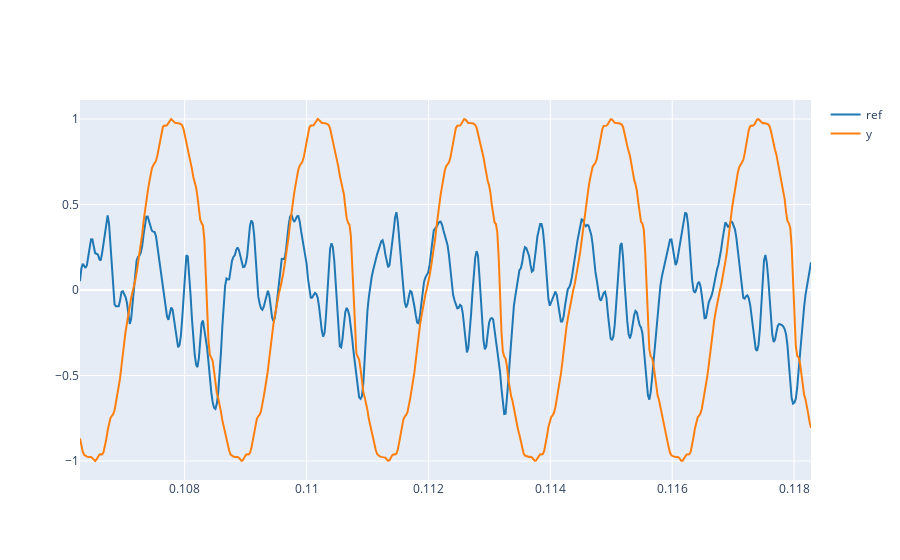

Notebook cell for this chart:
### Markdown cell above
3.2. Now, define a harmonic signal, `y` whose fundamental frequency is the defined in Lab 1. Go step by step adding a new harmonic in each step. Plot both signals (the reference and the synthesized) and try to reproduce the shape of the reference signal.

**Note 1**: in order to have a similar shape, we need to select the amplitudes and phases carefully. One way to do this is to define the harmonic signal as follows:

$$y(t) = \sum_{k=1}^K A_k\cos\left(2\pi kf_0 t + k \phi - (k-1)\pi/2 \right), $$

where $K$ is the number of harmonics, $f_0$ is the fundamental frequency, $A_k$ is the amplitude (weight) of each harmonic and $\phi$ is the phase of the signal (defined in Lab1 Ex 2.4).

**Note 2**:
Define the $A_k$ values relative to the fundamental frequency. This means to define $A_1=1$ and the others less than 1. You can use Audacity to plot the spectrum of the fragment selected of the reference audio and measure the relative amplitudes of the harmonics.

**Note 3**: Normalize the amplitude of the signal by the same amplitude of the reference. For instance, if the amplitude of the reference signal is 0.33, you can normalize the syntesized signal by first dividing by its maximum and then multiplyng by 0.33:

```
y = 0.33 * y / np.amax(y)
```

### Code cell
# Write the code here

t = np.arange(0, 3, 1.0/fs)

dB = [-3.2, -24.1, -29.6, -32.4, -40.6, -34.6, -45.6, -32.4, -45.8, -43.9, -40.1, -47.2, -42.9, -38.7, -45.5, -52.1, -41.3, -44.5, -47.2, -44.0, -48.9, -48.1] 

Ak = []
dB_ref = dB[0] 

for i in dB:
    Ak.append(10**((i - dB_ref)/20))

y_parts = []
for i in range(len(Ak)):
    k = i + 1 
    harmonic_complex = Ak[i] * np.exp(1j * (2 * np.pi * k * f0 * t + k * phi - (k - 1) * np.pi/2))
    y_parts.append(np.real(harmonic_complex)) 


y = sum(y_parts)

y = 1* y / (np.max(np.abs(y)))





plot_signals([ref, y], fs, t_start = 0.1063, t_end = 0.1063+5*T, name=['ref', 'y'])

### Figure 1 — Plotly figure (JSON) as saved in the notebook; plotly's stock layout.template omitted (floating-point values rounded to 4 significant figures; data arrays with more than 128 entries replaced by an {"elided": "..."} marker saying what was removed)
{"data": [{"line": {"color": "#1f77b4", "shape": "linear"}, "mode": "lines", "name": "ref", "type": "scatter", "x": {"elided": "530 float values"}, "y": {"elided": "530 float values"}}, {"line": {"color": "#ff7f0e", "shape": "linear"}, "mode": "lines", "name": "y", "type": "scatter", "x": {"elided": "530 float values"}, "y": {"elided": "530 float values"}}], "layout": {}}
